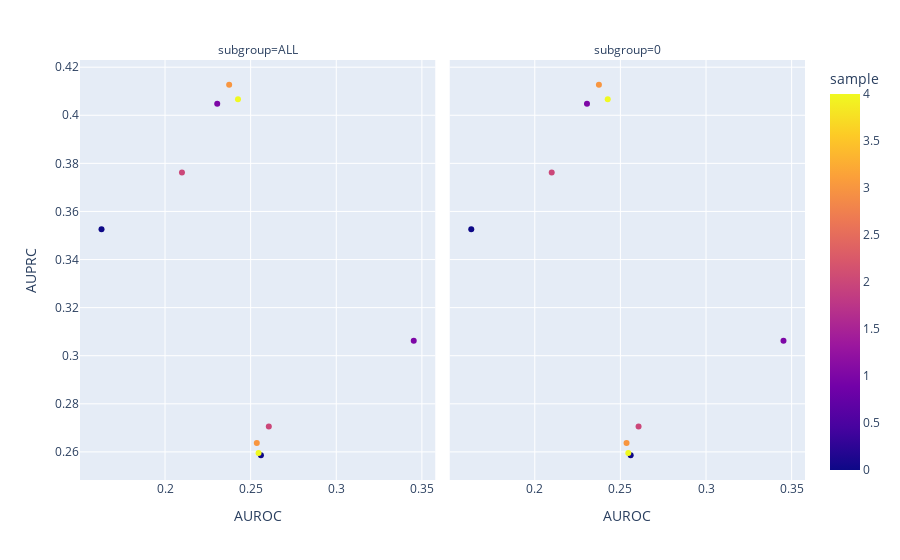

The code cell stored with this chart in its notebook:
### Code cell
px.scatter(out, x="AUROC", y="AUPRC", facet_col="subgroup", color="sample")

### Figure 1 — Plotly figure (JSON) as saved in the notebook; plotly's stock layout.template omitted (floating-point values rounded to 4 significant figures)
{"data": [{"hovertemplate": "subgroup=ALL<br>AUROC=%{x}<br>AUPRC=%{y}<br>sample=%{marker.color}<extra></extra>", "legendgroup": "", "marker": {"color": [0, 1, 2, 3, 4, 0, 1, 2, 3, 4], "coloraxis": "coloraxis", "symbol": "circle"}, "mode": "markers", "name": "", "orientation": "v", "showlegend": false, "type": "scatter", "x": [0.1629, 0.2305, 0.2099, 0.2375, 0.2426, 0.256, 0.3452, 0.2606, 0.2536, 0.2546], "xaxis": "x", "y": [0.3526, 0.4048, 0.3762, 0.4127, 0.4067, 0.2586, 0.3063, 0.2706, 0.2637, 0.2595], "yaxis": "y"}, {"hovertemplate": "subgroup=0<br>AUROC=%{x}<br>AUPRC=%{y}<br>sample=%{marker.color}<extra></extra>", "legendgroup": "", "marker": {"color": [0, 1, 2, 3, 4, 0, 1, 2, 3, 4], "coloraxis": "coloraxis", "symbol": "circle"}, "mode": "markers", "name": "", "orientation": "v", "showlegend": false, "type": "scatter", "x": [0.1629, 0.2305, 0.2099, 0.2375, 0.2426, 0.256, 0.3452, 0.2606, 0.2536, 0.2546], "xaxis": "x2", "y": [0.3526, 0.4048, 0.3762, 0.4127, 0.4067, 0.2586, 0.3063, 0.2706, 0.2637, 0.2595], "yaxis": "y2"}], "layout": {"annotations": [{"font": {}, "showarrow": false, "text": "subgroup=ALL", "x": 0.245, "xanchor": "center", "xref": "paper", "y": 1, "yanchor": "bottom", "yref": "paper"}, {"font": {}, "showarrow": false, "text": "subgroup=0", "x": 0.755, "xanchor": "center", "xref": "paper", "y": 1, "yanchor": "bottom", "yref": "paper"}], "autosize": true, "coloraxis": {"colorbar": {"title": {"text": "sample"}}, "colorscale": [[0, "#0d0887"], [0.1111, "#46039f"], [0.2222, "#7201a8"], [0.3333, "#9c179e"], [0.4444, "#bd3786"], [0.5556, "#d8576b"], [0.6667, "#ed7953"], [0.7778, "#fb9f3a"], [0.8889, "#fdca26"], [1, "#f0f921"]]}, "legend": {"tracegroupgap": 0}, "margin": {"t": 60}, "xaxis": {"anchor": "y", "autorange": true, "domain": [0, 0.49], "range": [0.1509, 0.3573], "title": {"text": "AUROC"}, "type": "linear"}, "xaxis2": {"anchor": "y2", "autorange": true, "domain": [0.51, 1], "matches": "x", "range": [0.1509, 0.3573], "title": {"text": "AUROC"}, "type": "linear"}, "yaxis": {"anchor": "x", "autorange": true, "domain": [0, 1], "range": [0.2467, 0.4246], "title": {"text": "AUPRC"}, "type": "linear"}, "yaxis2": {"anchor": "x2", "autorange": true, "domain": [0, 1], "matches": "y", "range": [0.2467, 0.4246], "showticklabels": false, "type": "linear"}}}
